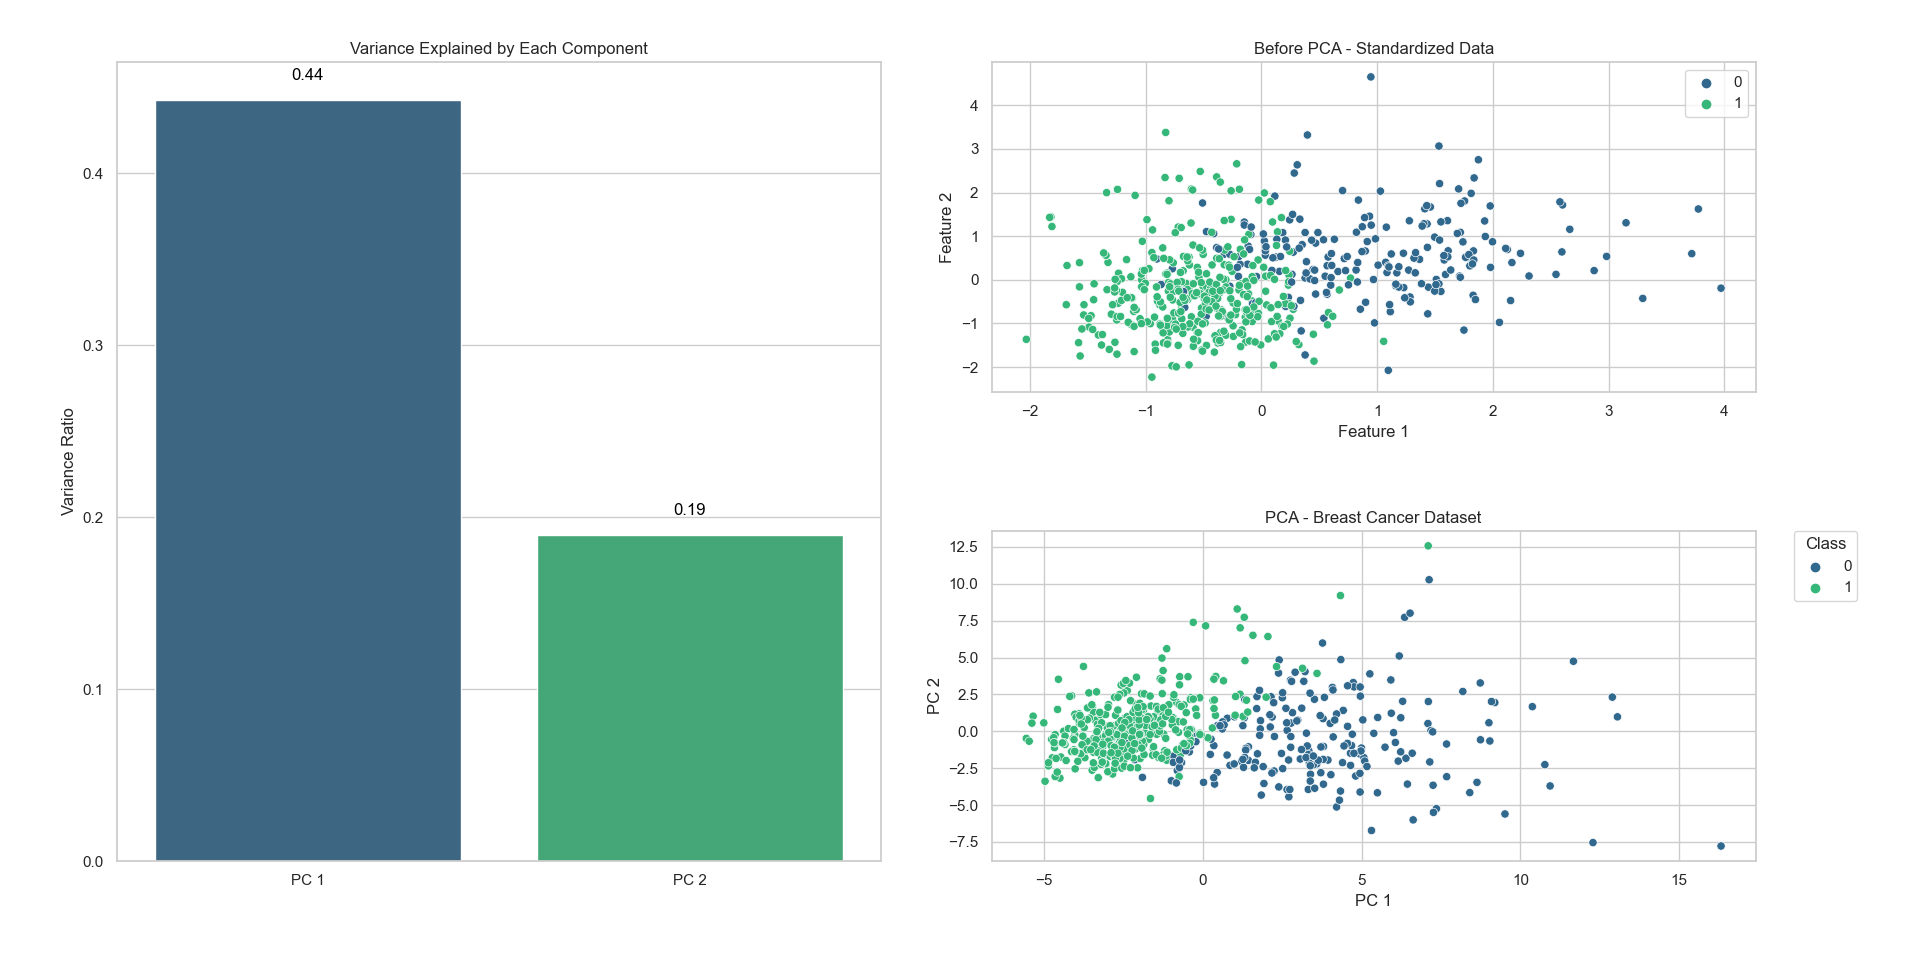

This figure's Python source:
import matplotlib.pyplot as plt
import seaborn as sns
from sklearn.datasets import load_breast_cancer
from sklearn.decomposition import PCA
from sklearn.preprocessing import StandardScaler

def pca_reduction(X, num_components):
    pca = PCA(n_components=num_components)
    X_reduced = pca.fit_transform(X)
    return X_reduced, pca

data = load_breast_cancer()
X = data.data
y = data.target

scaler = StandardScaler()
X_scaled = scaler.fit_transform(X)

X_reduced, pca = pca_reduction(X_scaled, 2)

variance_explained = pca.explained_variance_ratio_
print(f"Explained variance by PC1: {variance_explained[0]:.2f}")
print(f"Explained variance by PC2: {variance_explained[1]:.2f}")
print(f"Total explained variance: {variance_explained.sum():.2f}")

sns.set(style="whitegrid")

plt.figure(figsize=(12, 6))

plt.subplot(1, 2, 1)
bars = sns.barplot(x=['PC 1', 'PC 2'], y=pca.explained_variance_ratio_, palette='viridis')
plt.ylabel('Variance Ratio')
plt.title('Variance Explained by Each Component')

for bar in bars.patches:
    plt.text(bar.get_x() + bar.get_width() / 2, 
             bar.get_height() + 0.01, 
             f'{bar.get_height():.2f}', 
             ha='center', va='bottom', color='black')

plt.subplot(2, 2, 2)
sns.scatterplot(x=X_scaled[:, 0], y=X_scaled[:, 1], hue=y, palette='viridis', legend='full')
plt.xlabel('Feature 1')
plt.ylabel('Feature 2')
plt.title('Before PCA - Standardized Data')

plt.subplot(2, 2, 4)
sns.scatterplot(x=X_reduced[:, 0], y=X_reduced[:, 1], hue=y, palette='viridis', legend='full')
plt.xlabel('PC 1')
plt.ylabel('PC 2')
plt.title('PCA - Breast Cancer Dataset')
plt.legend(title='Class', bbox_to_anchor=(1.05, 1), loc=2, borderaxespad=0.)

plt.tight_layout()
plt.show()
